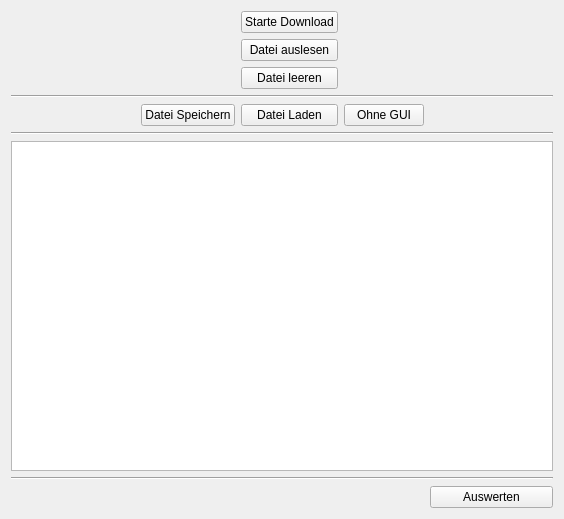
<?xml version="1.0" encoding="UTF-8"?>
<ui version="4.0">
 <class>XML_Communicator_Widget</class>
 <widget class="QWidget" name="XML_Communicator_Widget">
  <property name="geometry">
   <rect>
    <x>0</x>
    <y>0</y>
    <width>564</width>
    <height>519</height>
   </rect>
  </property>
  <property name="windowTitle">
   <string>XML_Communicator_Widget</string>
  </property>
  <layout class="QGridLayout" name="gridLayout">
   <item row="5" column="0" colspan="5">
    <widget class="Line" name="line_2">
     <property name="orientation">
      <enum>Qt::Horizontal</enum>
     </property>
    </widget>
   </item>
   <item row="1" column="3" colspan="2">
    <spacer name="horizontalSpacer_2">
     <property name="orientation">
      <enum>Qt::Horizontal</enum>
     </property>
     <property name="sizeHint" stdset="0">
      <size>
       <width>40</width>
       <height>20</height>
      </size>
     </property>
    </spacer>
   </item>
   <item row="1" column="2">
    <widget class="QPushButton" name="readXML_btn">
     <property name="text">
      <string>Datei auslesen</string>
     </property>
    </widget>
   </item>
   <item row="4" column="4">
    <spacer name="horizontalSpacer_4">
     <property name="orientation">
      <enum>Qt::Horizontal</enum>
     </property>
     <property name="sizeHint" stdset="0">
      <size>
       <width>40</width>
       <height>20</height>
      </size>
     </property>
    </spacer>
   </item>
   <item row="6" column="0" colspan="5">
    <widget class="QTextEdit" name="textEdit"/>
   </item>
   <item row="7" column="0" colspan="5">
    <widget class="Line" name="line_3">
     <property name="orientation">
      <enum>Qt::Horizontal</enum>
     </property>
    </widget>
   </item>
   <item row="2" column="2">
    <widget class="QPushButton" name="flushFile_btn">
     <property name="text">
      <string>Datei leeren</string>
     </property>
    </widget>
   </item>
   <item row="3" column="0" colspan="5">
    <widget class="Line" name="line">
     <property name="orientation">
      <enum>Qt::Horizontal</enum>
     </property>
    </widget>
   </item>
   <item row="4" column="0">
    <spacer name="horizontalSpacer_3">
     <property name="orientation">
      <enum>Qt::Horizontal</enum>
     </property>
     <property name="sizeHint" stdset="0">
      <size>
       <width>40</width>
       <height>20</height>
      </size>
     </property>
    </spacer>
   </item>
   <item row="1" column="0" colspan="2">
    <spacer name="horizontalSpacer">
     <property name="orientation">
      <enum>Qt::Horizontal</enum>
     </property>
     <property name="sizeHint" stdset="0">
      <size>
       <width>40</width>
       <height>20</height>
      </size>
     </property>
    </spacer>
   </item>
   <item row="0" column="2">
    <widget class="QPushButton" name="startDownload_btn">
     <property name="text">
      <string>Starte Download</string>
     </property>
    </widget>
   </item>
   <item row="4" column="3">
    <widget class="QPushButton" name="silent_test_btn">
     <property name="text">
      <string>Ohne GUI</string>
     </property>
    </widget>
   </item>
   <item row="4" column="2">
    <widget class="QPushButton" name="loadFile_btn">
     <property name="text">
      <string>Datei Laden</string>
     </property>
    </widget>
   </item>
   <item row="4" column="1">
    <widget class="QPushButton" name="saveFile_btn">
     <property name="text">
      <string>Datei Speichern</string>
     </property>
    </widget>
   </item>
   <item row="8" column="4">
    <widget class="QPushButton" name="evaluate_btn">
     <property name="text">
      <string>Auswerten</string>
     </property>
    </widget>
   </item>
  </layout>
 </widget>
 <resources/>
 <connections/>
</ui>
